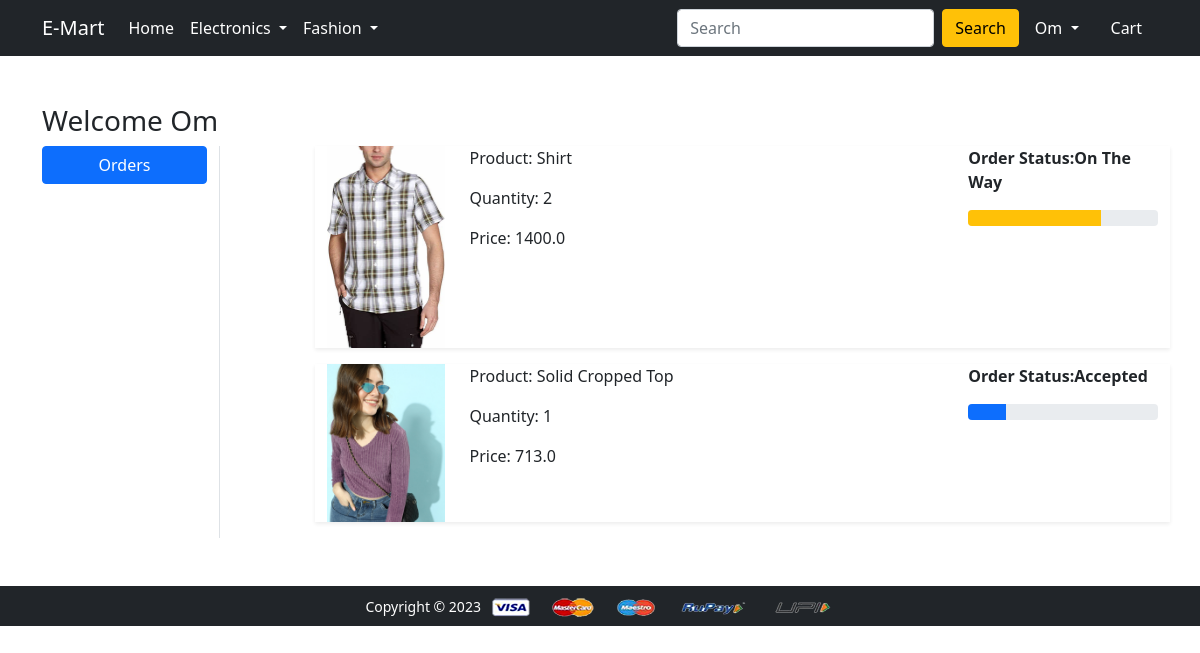
Page /orders/ (signed in) on the earlier database version.
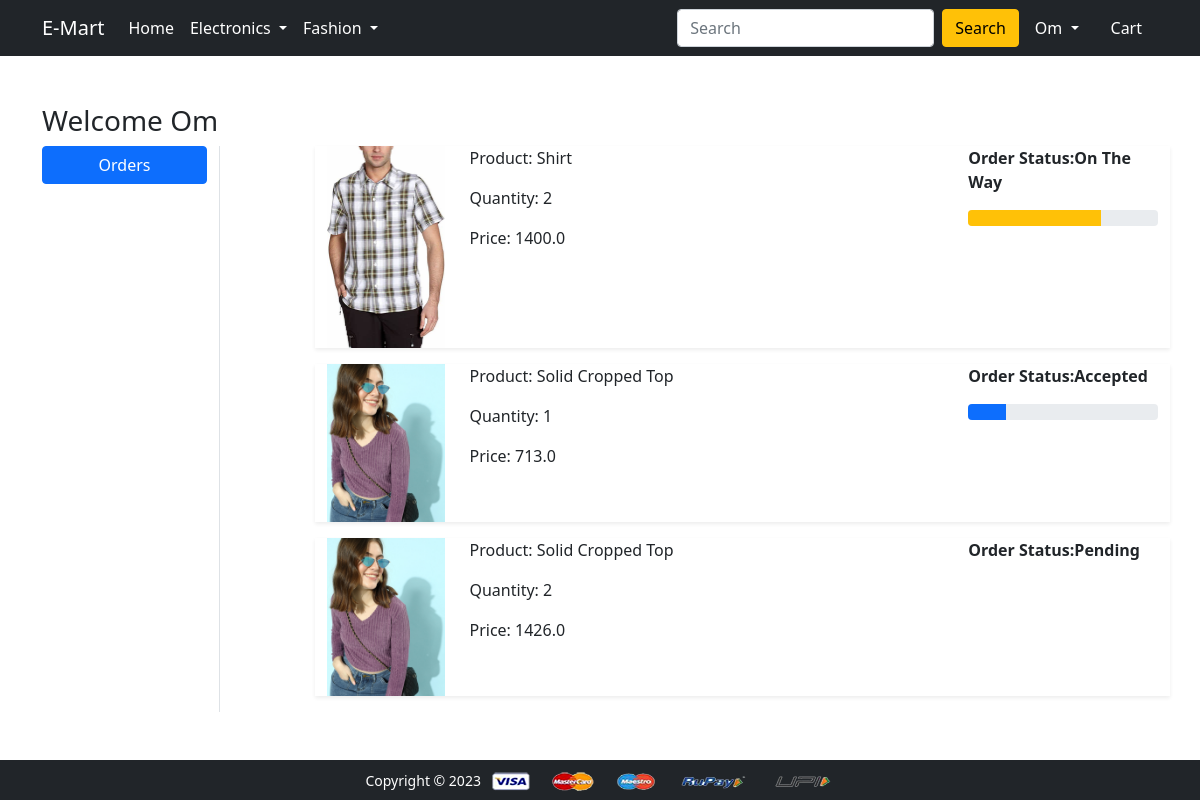
Same page on the later database version.
### app/models.py (models this page shows, shortened)
class OrderPlaced(models.Model):
    id=models.AutoField(primary_key=True) # this one give primary key issue
    user=models.ForeignKey(User,on_delete=models.CASCADE)
    customer=models.ForeignKey(Customer,on_delete=models.CASCADE)
    product=models.ForeignKey(Product,on_delete=models.CASCADE)
    quantity=models.PositiveIntegerField(default=1)
    ordered_date=models.DateTimeField(auto_now_add=True)
    status=models.CharField(max_length=50,choices=STATUS_CHOICES,default='Pending')
    @property
    def total_cost(self):
        return self.quantity*self.product.discounted_price

class Product(models.Model):
    id=models.AutoField(primary_key=True)
    title=models.CharField(max_length=100)
    selling_price=models.FloatField()
    discounted_price=models.FloatField()
    description=models.TextField()
    brand=models.CharField(max_length=100)
    category=models.CharField(choices=CATEGORY_CHOICE,max_length=2)
    upload_image = models.ImageField(upload_to ='uploads/')

### app/views.py (the view)
# urls.py: path('orders/', views.orders, name='orders'),
@login_required
def orders(request):
    op = OrderPlaced.objects.filter(user=request.user)
    return render(request, 'app/orders.html', {'order_placed': op})

### app/templates/app/orders.html (shortened to what this page needs)
{% extends 'app/base.html' %}
{% load static %}
{% block main-content %}
<div class="container my-5">
 <div class="row">
 <h3>Welcome <span class="text-capitalize">{{request.user}}</span></h3>
  <div class="col-sm-2 border-end">
   <ul class="list-unstyled">
    <li class="d-grid"><a href="{% url 'orders' %}" class="btn btn-primary">Orders</a></li>
   </ul>
  </div>
  <div class="col-sm-9 offset-sm-1">
    {% for op in order_placed %}
   <div class="row shadow-sm mb-3">
    <div class="col-sm-2">
        <img src="{{op.product.upload_image.url}}" alt="" srcset="" class="img-fluid" height="150" width="150">
    </div>
    <div class="col-sm-7">
        <p>Product: {{op.product.title}}</p>
        <p>Quantity: {{op.quantity}}</p>
        <p>Price: {{op.total_cost}}</p>
    </div>
    <div class="col-sm-3 fw-bold">
        <p>Order Status:{{op.status}}</p>
        {% if op.status == 'Accepted' %}
        <div class="progress">
            <div class="progress-bar" role="progressbar" style="width: 20%" aria-valuenow="20" aria-valuemin="0" aria-valuemax="100"> </div>
        </div>
        {% endif %}
        {% if op.status == 'On The Way' %}
        <div class="progress">
            <div class="progress-bar bg-warning" role="progressbar" style="width: 70%" aria-valuenow="70" aria-valuemin="0" aria-valuemax="100"> </div>
        </div>
        {% endif %}
    </div>
   </div>
   {% endfor %}
  </div>
 </div>
</div>
{% endblock main-content %}

Differences in the rows shown:
added OrderPlaced: product.upload_image (picture), product "Solid Cropped Top", quantity "2", total_cost "1426.0", status "Pending"
